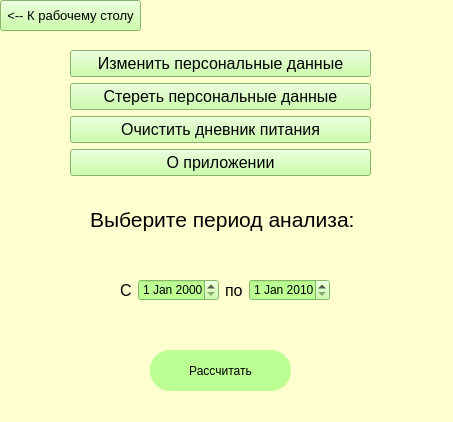
<?xml version="1.0" encoding="UTF-8"?>
<ui version="4.0">
 <class>Form</class>
 <widget class="QWidget" name="Form">
  <property name="geometry">
   <rect>
    <x>0</x>
    <y>0</y>
    <width>453</width>
    <height>422</height>
   </rect>
  </property>
  <property name="windowTitle">
   <string>Form</string>
  </property>
  <property name="windowIcon">
   <iconset>
    <normaloff>ico/menu.ico</normaloff>ico/menu.ico</iconset>
  </property>
  <property name="styleSheet">
   <string notr="true">background-color: rgb(255, 255, 207);</string>
  </property>
  <widget class="QPushButton" name="pushButton_3">
   <property name="geometry">
    <rect>
     <x>150</x>
     <y>350</y>
     <width>141</width>
     <height>41</height>
    </rect>
   </property>
   <property name="cursor">
    <cursorShape>PointingHandCursor</cursorShape>
   </property>
   <property name="styleSheet">
    <string notr="true">QPushButton {
    background-color: rgb(188, 255, 146);
    border-radius: 20px;
  
}
QPushButton:hover {
    background: green; 
}
QPushButton:pressed {
    background: dark;
}</string>
   </property>
   <property name="text">
    <string>Рассчитать</string>
   </property>
  </widget>
  <widget class="QPushButton" name="pushButton_4">
   <property name="geometry">
    <rect>
     <x>0</x>
     <y>0</y>
     <width>141</width>
     <height>31</height>
    </rect>
   </property>
   <property name="font">
    <font>
     <pointsize>10</pointsize>
    </font>
   </property>
   <property name="cursor">
    <cursorShape>PointingHandCursor</cursorShape>
   </property>
   <property name="styleSheet">
    <string notr="true">background-color: rgb(188, 255, 146);</string>
   </property>
   <property name="text">
    <string>&lt;-- К рабочему столу</string>
   </property>
  </widget>
  <widget class="QWidget" name="verticalLayoutWidget">
   <property name="geometry">
    <rect>
     <x>70</x>
     <y>50</y>
     <width>301</width>
     <height>128</height>
    </rect>
   </property>
   <layout class="QVBoxLayout" name="verticalLayout">
    <item>
     <widget class="QPushButton" name="pushButton">
      <property name="font">
       <font>
        <pointsize>12</pointsize>
       </font>
      </property>
      <property name="cursor">
       <cursorShape>PointingHandCursor</cursorShape>
      </property>
      <property name="styleSheet">
       <string notr="true">background-color: rgb(188, 255, 146);</string>
      </property>
      <property name="text">
       <string>Изменить персональные данные</string>
      </property>
     </widget>
    </item>
    <item>
     <widget class="QPushButton" name="pushButton_2">
      <property name="font">
       <font>
        <pointsize>12</pointsize>
       </font>
      </property>
      <property name="cursor">
       <cursorShape>PointingHandCursor</cursorShape>
      </property>
      <property name="styleSheet">
       <string notr="true">background-color: rgb(188, 255, 146);</string>
      </property>
      <property name="text">
       <string>Стереть персональные данные</string>
      </property>
     </widget>
    </item>
    <item>
     <widget class="QPushButton" name="pushButton_5">
      <property name="font">
       <font>
        <pointsize>12</pointsize>
       </font>
      </property>
      <property name="cursor">
       <cursorShape>PointingHandCursor</cursorShape>
      </property>
      <property name="styleSheet">
       <string notr="true">background-color: rgb(188, 255, 146);</string>
      </property>
      <property name="text">
       <string>Очистить дневник питания</string>
      </property>
     </widget>
    </item>
    <item>
     <widget class="QPushButton" name="pushButton_6">
      <property name="font">
       <font>
        <pointsize>12</pointsize>
       </font>
      </property>
      <property name="cursor">
       <cursorShape>PointingHandCursor</cursorShape>
      </property>
      <property name="styleSheet">
       <string notr="true">background-color: rgb(188, 255, 146);</string>
      </property>
      <property name="text">
       <string>О приложении</string>
      </property>
     </widget>
    </item>
   </layout>
  </widget>
  <widget class="QWidget" name="gridLayoutWidget">
   <property name="geometry">
    <rect>
     <x>120</x>
     <y>250</y>
     <width>210</width>
     <height>81</height>
    </rect>
   </property>
   <layout class="QGridLayout" name="gridLayout">
    <item row="0" column="1">
     <widget class="QDateEdit" name="dateEdit">
      <property name="styleSheet">
       <string notr="true">background-color: rgb(188, 255, 146);</string>
      </property>
      <property name="time">
       <time>
        <hour>1</hour>
        <minute>0</minute>
        <second>0</second>
       </time>
      </property>
     </widget>
    </item>
    <item row="0" column="0">
     <widget class="QLabel" name="label_2">
      <property name="font">
       <font>
        <pointsize>12</pointsize>
       </font>
      </property>
      <property name="text">
       <string>С</string>
      </property>
     </widget>
    </item>
    <item row="0" column="3">
     <widget class="QDateEdit" name="dateEdit_2">
      <property name="focusPolicy">
       <enum>Qt::StrongFocus</enum>
      </property>
      <property name="styleSheet">
       <string notr="true">background-color: rgb(188, 255, 146);</string>
      </property>
      <property name="date">
       <date>
        <year>2010</year>
        <month>1</month>
        <day>1</day>
       </date>
      </property>
     </widget>
    </item>
    <item row="0" column="2">
     <widget class="QLabel" name="label_3">
      <property name="font">
       <font>
        <pointsize>12</pointsize>
       </font>
      </property>
      <property name="text">
       <string>по</string>
      </property>
     </widget>
    </item>
   </layout>
  </widget>
  <widget class="QLabel" name="label">
   <property name="geometry">
    <rect>
     <x>90</x>
     <y>180</y>
     <width>266</width>
     <height>78</height>
    </rect>
   </property>
   <property name="font">
    <font>
     <pointsize>16</pointsize>
    </font>
   </property>
   <property name="text">
    <string>Выберите период анализа:</string>
   </property>
  </widget>
 </widget>
 <resources>
  <include location="file.qrc"/>
 </resources>
 <connections/>
</ui>
